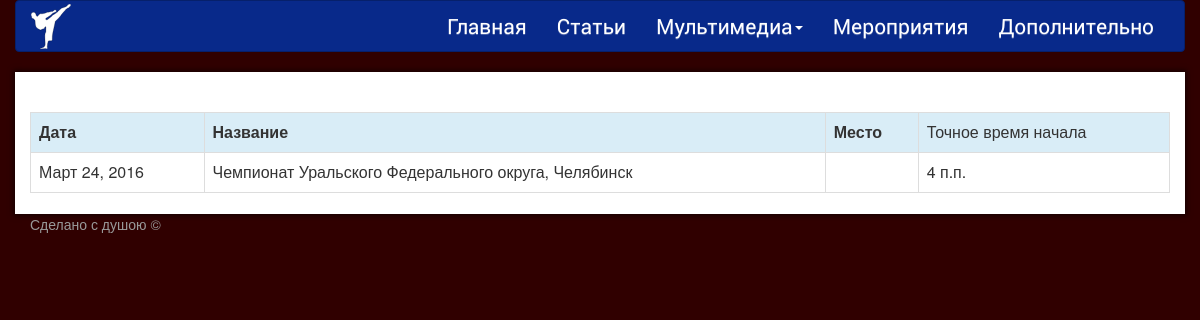
Screenshot of /events/ with the database file from the repository.
### karate/models.py (models this page shows)
class PlanOfEvents(models.Model):
    date = models.DateField(verbose_name="Дата мероприятия")
    name = models.CharField(max_length=155, verbose_name='Название мероприятия')
    sity = models.CharField(max_length=100, verbose_name='Город')
    place = models.CharField(max_length=100, blank=True, verbose_name='Место провидения')
    time = models.TimeField(blank=True, verbose_name='Время начала')
    additionally = models.CharField(max_length=255, blank=True,
                                    verbose_name='Дополнительная информация')
    class Meta:
        verbose_name = 'Мероприятия'
        verbose_name_plural = 'Мероприятия'

### karate/views/plan_of_events.py (the view)
class PlanOfEventsListView(ListView):
    paginate_by = 10
    model = PlanOfEvents
    template_name = 'karate/plan_of_events/plan_of_events_list.html'
    queryset = PlanOfEvents.objects.order_by('-date')

### karate/templates/karate/plan_of_events/plan_of_events_list.html (shortened to what this page needs)
{% extends 'core/base.html' %}
{% block table %}
    <br>
    <tr class="info">
        <th>Дата</th>
        <th>Название</th>
        <th>Место</th>
                <td>Точное время начала</td>
    </tr>
    {% for plan in object_list %}
        <tr>
            <td>{{ plan.date }}</td>
            <td>{% if user.is_authenticated %}
                <a href="{% url 'plan_of_events_update' plan.pk %}">{{ plan.name }}</a>
            {% else %}
                {{ plan.name }}
            {% endif %}
            </td>
            <td>{{ plan.place }}</td>
                        <td>{{ plan.time }}</td>
        </tr>
        <br>
    {% endfor %}
{% endblock %}

### core/static/core/css/main.css (style rules this page uses)
html { overflow-y: scroll; }

### core/templates/core/base.html (style rules this page uses)
body { background-color: #300000; }

### rows the page displays
PlanOfEvents: date "Март 24, 2016", name "Чемпионат Уральского Федерального округа, Челябинск", time "4 п.п."
